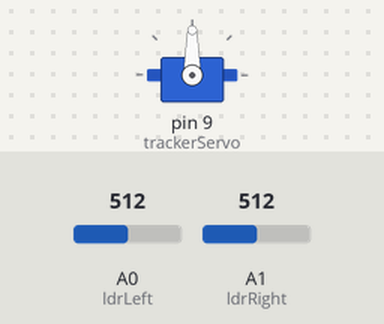
This sketch was run on a simulated Arduino Uno, built with avr-gcc and run on an emulated ATmega328P. Shown: servo. The test bench sets the inputs (shaded band); at power-on: A0 (ldrLeft) = 512, A1 (ldrRight) = 512.

Above: at 1.2 s.
1.3 s: A0 (ldrLeft) set to 546
2.8 s: A0 (ldrLeft) set to 576
At 3.56 s:
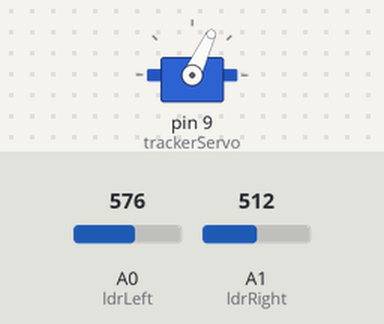
At 5.7 s:
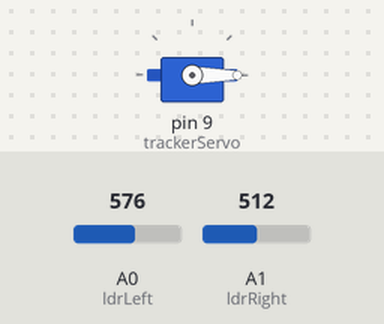
5.8 s: A1 (ldrRight) set to 615
7.3 s: A1 (ldrRight) set to 637
At 13.9 s:
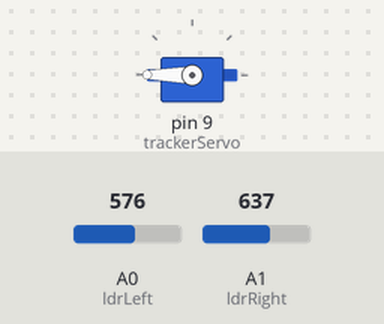
Timing chart, 0 to 14.3 s (numbered marks = the images above; inputs shaded):
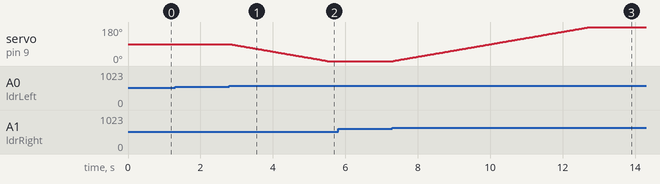

The sketch:

solar_tracker.ino
```cpp
// Arduino Dual LDR Solar Tracker
#include <Servo.h>

Servo trackerServo;
const int ldrLeft = A0;
const int ldrRight = A1;
int pos = 90;

void setup() {
  trackerServo.attach(9);
  trackerServo.write(pos);
}

void loop() {
  int leftVal = analogRead(ldrLeft);
  int rightVal = analogRead(ldrRight);

  if (leftVal - rightVal > 50 && pos > 0) {
    pos--;
    trackerServo.write(pos);
  } else if (rightVal - leftVal > 50 && pos < 180) {
    pos++;
    trackerServo.write(pos);
  }
  delay(30);
}
```

Measured:
- the behaviour switches between 562 and 563 on A0 (ldrLeft) (found by bisection; images 0 and 1)
- the behaviour switches between 626 and 627 on A1 (ldrRight) (found by bisection; images 2 and 3)
- after the input at 1.3 s, every drawn part: stays the same
- after the input at 2.8 s, servo on pin 9 (trackerServo): moves from 90° to 0° over 2.7 s, starting at once
- after the input at 5.8 s, every drawn part: stays the same
- after the input at 7.3 s, servo on pin 9 (trackerServo): moves from 0° to 180° over 5.4 s, starting at once
